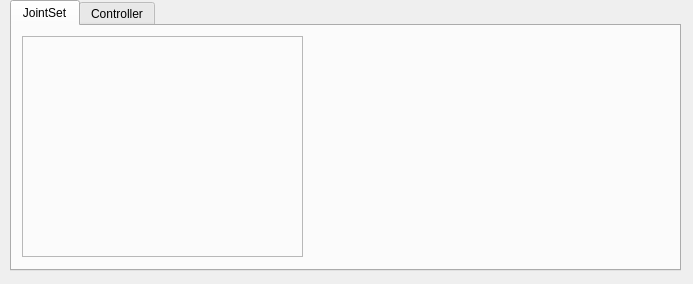
<?xml version="1.0" encoding="UTF-8"?>
<ui version="4.0">
 <class>Form</class>
 <widget class="QWidget" name="Form">
  <property name="geometry">
   <rect>
    <x>0</x>
    <y>0</y>
    <width>693</width>
    <height>284</height>
   </rect>
  </property>
  <property name="minimumSize">
   <size>
    <width>693</width>
    <height>284</height>
   </size>
  </property>
  <property name="maximumSize">
   <size>
    <width>693</width>
    <height>284</height>
   </size>
  </property>
  <property name="windowTitle">
   <string>FacialRigger</string>
  </property>
  <widget class="QTabWidget" name="tabWidget">
   <property name="geometry">
    <rect>
     <x>10</x>
     <y>0</y>
     <width>671</width>
     <height>271</height>
    </rect>
   </property>
   <property name="currentIndex">
    <number>0</number>
   </property>
   <property name="iconSize">
    <size>
     <width>42</width>
     <height>26</height>
    </size>
   </property>
   <widget class="QWidget" name="tab">
    <attribute name="title">
     <string>JointSet</string>
    </attribute>
    <widget class="QFrame" name="frame">
     <property name="geometry">
      <rect>
       <x>10</x>
       <y>10</y>
       <width>281</width>
       <height>221</height>
      </rect>
     </property>
     <property name="frameShape">
      <enum>QFrame::StyledPanel</enum>
     </property>
     <property name="frameShadow">
      <enum>QFrame::Raised</enum>
     </property>
     <widget class="QLabel" name="imageLabel">
      <property name="geometry">
       <rect>
        <x>30</x>
        <y>10</y>
        <width>224</width>
        <height>204</height>
       </rect>
      </property>
      <property name="styleSheet">
       <string notr="true">background-image: url(:/images/image/001_0009_base.png);</string>
      </property>
      <property name="text">
       <string/>
      </property>
     </widget>
     <widget class="QPushButton" name="pushButton">
      <property name="geometry">
       <rect>
        <x>120</x>
        <y>170</y>
        <width>41</width>
        <height>31</height>
       </rect>
      </property>
      <property name="autoFillBackground">
       <bool>false</bool>
      </property>
      <property name="styleSheet">
       <string notr="true">QPushButton{
	background-repeat: none;
border: none;
}

#pushButton{
	
	background-image: url(:/images/image/001_0003_mouse.png);

}
#pushButton:pressed{
	
	background-image: url(:/images/image/001_0003_mouse_pressed.png);
}</string>
      </property>
      <property name="text">
       <string/>
      </property>
     </widget>
     <widget class="QPushButton" name="noseButton">
      <property name="geometry">
       <rect>
        <x>135</x>
        <y>150</y>
        <width>21</width>
        <height>20</height>
       </rect>
      </property>
      <property name="styleSheet">
       <string notr="true">QPushButton{
	background-repeat: none;
border: none;
}
#noseButton{
	background-image: url(:/images/image/001_0002_nose.png);
}
#noseButton:pressed{
	background-image: url(:/images/image/001_0002_nose_pressed.png);
}</string>
      </property>
      <property name="text">
       <string/>
      </property>
     </widget>
     <widget class="QPushButton" name="leftEyeButton">
      <property name="geometry">
       <rect>
        <x>155</x>
        <y>105</y>
        <width>51</width>
        <height>51</height>
       </rect>
      </property>
      <property name="styleSheet">
       <string notr="true">QPushButton{
	background-repeat: none;
border: none;
}

#leftEyeButton{
	background-image: url(:/images/image/001_0001_leftEye.png);
}
#leftEyeButton:pressed{
	background-image: url(:/images/image/001_0001_leftEye_pressed.png);
}</string>
      </property>
      <property name="text">
       <string/>
      </property>
     </widget>
     <widget class="QPushButton" name="rightEyeButton">
      <property name="geometry">
       <rect>
        <x>88</x>
        <y>105</y>
        <width>51</width>
        <height>51</height>
       </rect>
      </property>
      <property name="styleSheet">
       <string notr="true">QPushButton{
	background-repeat: none;
border: none;
}

#rightEyeButton{
	background-image: url(:/images/image/001_0000_rightEye.jpg);
}
#rightEyeButton:pressed{
	
	background-image: url(:/images/image/001_0000_rightEye_pressed.jpg);
}</string>
      </property>
      <property name="text">
       <string/>
      </property>
     </widget>
     <widget class="QPushButton" name="leftCheekButton">
      <property name="geometry">
       <rect>
        <x>160</x>
        <y>158</y>
        <width>31</width>
        <height>31</height>
       </rect>
      </property>
      <property name="styleSheet">
       <string notr="true">QPushButton{
	background-repeat: none;
border: none;
}

#leftCheekButton{
	background-image: url(:/images/image/001_0005_leftCheek.png);
}
#leftCheekButton:pressed{
	
	background-image: url(:/images/image/001_0005_leftCheek_pressed.png);
}</string>
      </property>
      <property name="text">
       <string/>
      </property>
     </widget>
     <widget class="QPushButton" name="leftEyeBrownButton">
      <property name="geometry">
       <rect>
        <x>159</x>
        <y>90</y>
        <width>51</width>
        <height>21</height>
       </rect>
      </property>
      <property name="styleSheet">
       <string notr="true">QPushButton{
	background-repeat: none;
border: none;
}

#leftEyeBrownButton{
	
	background-image: url(:/images/image/001_0008_leftBrown.png);
}
#leftEyeBrownButton:pressed{
	
	background-image: url(:/images/image/001_0008_leftBrown_pressed.png);
}</string>
      </property>
      <property name="text">
       <string/>
      </property>
     </widget>
     <widget class="QPushButton" name="rightEyeBrownButton">
      <property name="geometry">
       <rect>
        <x>94</x>
        <y>85</y>
        <width>41</width>
        <height>21</height>
       </rect>
      </property>
      <property name="styleSheet">
       <string notr="true">QPushButton{
	background-repeat: none;
border: none;
}

#rightEyeBrownButton{
	background-image: url(:/images/image/001_0007_rightBrown.png);
}
#rightEyeBrownButton:pressed{
	background-image: url(:/images/image/001_0007_rightBrown _pressed.png);
}</string>
      </property>
      <property name="text">
       <string/>
      </property>
     </widget>
     <widget class="QPushButton" name="rightCheekButton">
      <property name="geometry">
       <rect>
        <x>90</x>
        <y>160</y>
        <width>31</width>
        <height>32</height>
       </rect>
      </property>
      <property name="styleSheet">
       <string notr="true">QPushButton{
	background-repeat: none;
border: none;
}

#rightCheekButton{
	background-image: url(:/images/image/001_0006_rightCheek.png);
}
#rightCheekButton:pressed{
	
	background-image: url(:/images/image/001_0006_rightCheek_pressed.png);
}</string>
      </property>
      <property name="text">
       <string/>
      </property>
     </widget>
     <widget class="QPushButton" name="jawButton">
      <property name="geometry">
       <rect>
        <x>120</x>
        <y>193</y>
        <width>41</width>
        <height>16</height>
       </rect>
      </property>
      <property name="styleSheet">
       <string notr="true">QPushButton{
	background-repeat: none;
border: none;
}

#jawButton{
	background-image: url(:/images/image/001_0004_jaw.png);
}
#jawButton:pressed{
	
	background-image: url(:/images/image/001_0004_jaw_pressed.png);
}</string>
      </property>
      <property name="text">
       <string/>
      </property>
     </widget>
    </widget>
   </widget>
   <widget class="QWidget" name="tab_2">
    <attribute name="title">
     <string>Controller</string>
    </attribute>
   </widget>
  </widget>
 </widget>
 <resources>
  <include location="image@2x.qrc"/>
 </resources>
 <connections/>
</ui>
